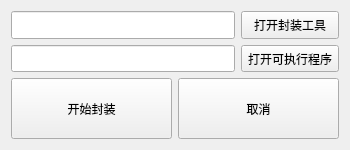
<?xml version="1.0" encoding="UTF-8"?>
<ui version="4.0">
 <class>MainWindow</class>
 <widget class="QMainWindow" name="MainWindow">
  <property name="geometry">
   <rect>
    <x>0</x>
    <y>0</y>
    <width>350</width>
    <height>150</height>
   </rect>
  </property>
  <property name="sizePolicy">
   <sizepolicy hsizetype="Fixed" vsizetype="Fixed">
    <horstretch>0</horstretch>
    <verstretch>0</verstretch>
   </sizepolicy>
  </property>
  <property name="minimumSize">
   <size>
    <width>350</width>
    <height>150</height>
   </size>
  </property>
  <property name="maximumSize">
   <size>
    <width>350</width>
    <height>150</height>
   </size>
  </property>
  <property name="windowTitle">
   <string>Qt封装器</string>
  </property>
  <widget class="QWidget" name="centralWidget">
   <layout class="QVBoxLayout" name="verticalLayout_3">
    <item>
     <layout class="QHBoxLayout" name="horizontalLayout">
      <item>
       <layout class="QVBoxLayout" name="verticalLayout_2">
        <item>
         <widget class="QLineEdit" name="eployqtPathEdit">
          <property name="sizePolicy">
           <sizepolicy hsizetype="Expanding" vsizetype="Preferred">
            <horstretch>0</horstretch>
            <verstretch>0</verstretch>
           </sizepolicy>
          </property>
         </widget>
        </item>
        <item>
         <widget class="QLineEdit" name="pathEdit">
          <property name="sizePolicy">
           <sizepolicy hsizetype="Expanding" vsizetype="Preferred">
            <horstretch>0</horstretch>
            <verstretch>0</verstretch>
           </sizepolicy>
          </property>
         </widget>
        </item>
       </layout>
      </item>
      <item>
       <layout class="QVBoxLayout" name="verticalLayout">
        <item>
         <widget class="QToolButton" name="openButton2">
          <property name="sizePolicy">
           <sizepolicy hsizetype="Preferred" vsizetype="Preferred">
            <horstretch>0</horstretch>
            <verstretch>0</verstretch>
           </sizepolicy>
          </property>
          <property name="text">
           <string>打开封装工具</string>
          </property>
         </widget>
        </item>
        <item>
         <widget class="QToolButton" name="openButton">
          <property name="sizePolicy">
           <sizepolicy hsizetype="Fixed" vsizetype="Preferred">
            <horstretch>0</horstretch>
            <verstretch>0</verstretch>
           </sizepolicy>
          </property>
          <property name="text">
           <string>打开可执行程序</string>
          </property>
         </widget>
        </item>
       </layout>
      </item>
     </layout>
    </item>
    <item>
     <layout class="QHBoxLayout" name="horizontalLayout_2">
      <item>
       <widget class="QPushButton" name="startButton">
        <property name="sizePolicy">
         <sizepolicy hsizetype="Minimum" vsizetype="Preferred">
          <horstretch>0</horstretch>
          <verstretch>0</verstretch>
         </sizepolicy>
        </property>
        <property name="text">
         <string>开始封装</string>
        </property>
       </widget>
      </item>
      <item>
       <widget class="QPushButton" name="pushButton">
        <property name="sizePolicy">
         <sizepolicy hsizetype="Minimum" vsizetype="Preferred">
          <horstretch>0</horstretch>
          <verstretch>0</verstretch>
         </sizepolicy>
        </property>
        <property name="text">
         <string>取消</string>
        </property>
       </widget>
      </item>
     </layout>
    </item>
   </layout>
  </widget>
 </widget>
 <layoutdefault spacing="6" margin="11"/>
 <resources/>
 <connections>
  <connection>
   <sender>pushButton</sender>
   <signal>clicked()</signal>
   <receiver>MainWindow</receiver>
   <slot>close()</slot>
   <hints>
    <hint type="sourcelabel">
     <x>261</x>
     <y>184</y>
    </hint>
    <hint type="destinationlabel">
     <x>262</x>
     <y>139</y>
    </hint>
   </hints>
  </connection>
 </connections>
</ui>
